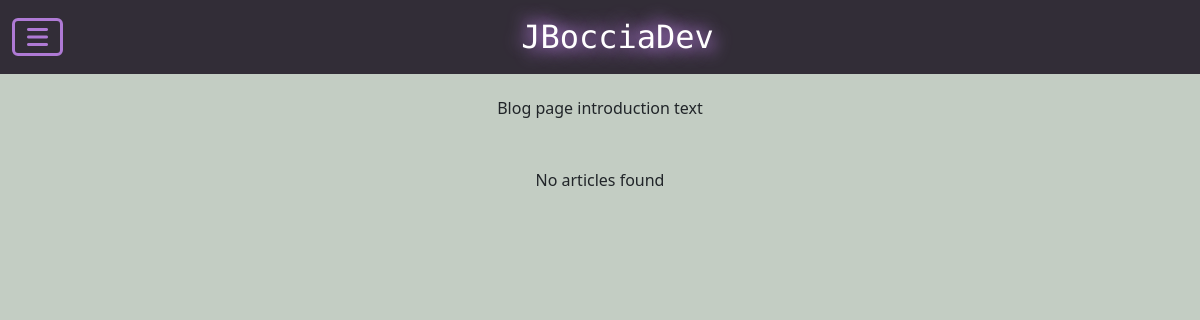
The page /blog/ on the database as committed earlier.
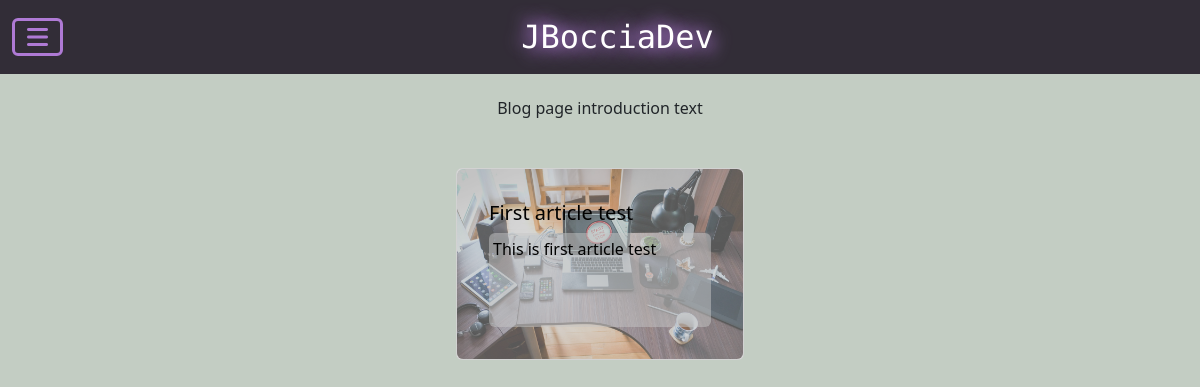
The same page on the database as committed later.
### blog/models.py (models this page shows)
class Article(models.Model):
    title = models.CharField(max_length=100)
    excerpt = models.CharField(max_length=300)
    content = SummernoteTextField(null=True)

### blog/views.py (the view)
# urls.py: path('', views.blog, name="blog"),
def blog(request):
    articles = Article.objects.all()
    context = {
        "articles": articles
    }
    return render(request, 'blog/index.html', context)

### blog/templates/blog/index.html (shortened to what this page needs)
{% extends 'base.html' %}
{% load static %}
{% block content %}
  <div class="container-fluid mt-5 ">
    <div class="row">
      <div class="col-8 offset-2 text-center">Blog page introduction text</div>
    </div>
    <div
      class="col-10 offset-1 mt-5 d-flex flex-wrap justify-content-around space-around"
    >
      {% for article in articles %}
        <div class="card rounded" style="width: 18rem;">
          <a href="{% url 'blog' %}{{ article.id }}">
            <img
              src="{% static 'images/pexels-pixabay-356056.jpg' %}"
              class="card-img-top rounded"
              alt="..."
            />
            <div class="card-img-overlay">
              <div class="card-body h-100">
                <h5 class="card-title">{{ article.title }}</h5>
                <p class="card-text rounded p-1 h-75">{{ article.excerpt }}</p>
              </div>
            </div>
          </a>
        </div>
        {% empty %} No articles found
      {% endfor %}
    </div>
  </div>
{% endblock %}

Rows that differ between the two databases and show on the page:
added Article: title "First article test", excerpt "This is first article test"
Other text that changed with them:
text no longer shown: "No articles found"
